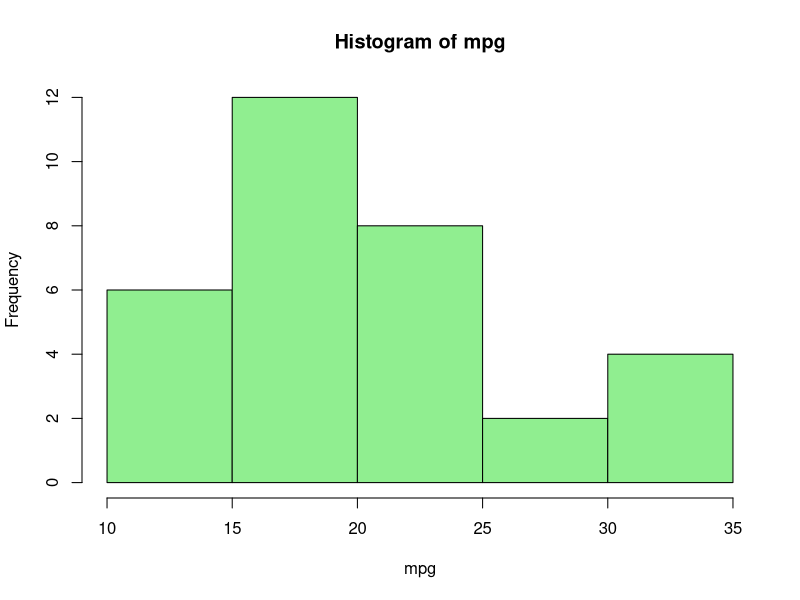
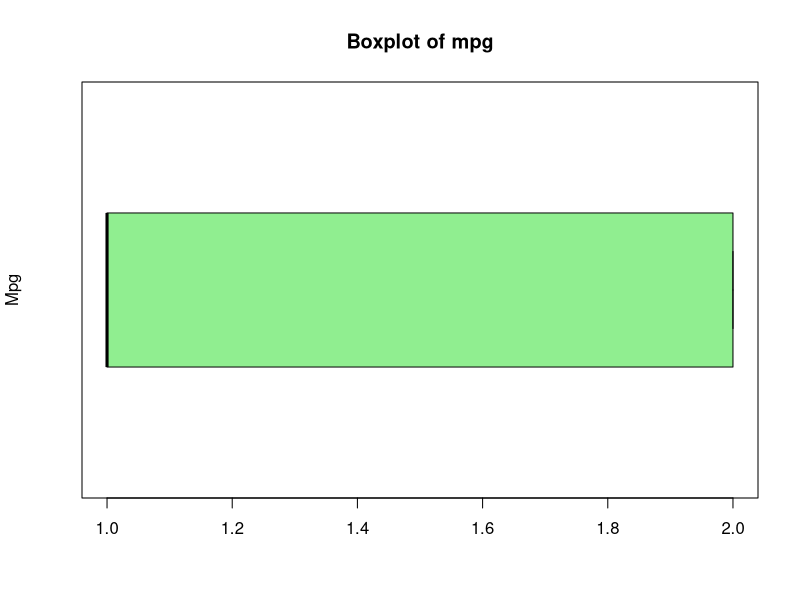
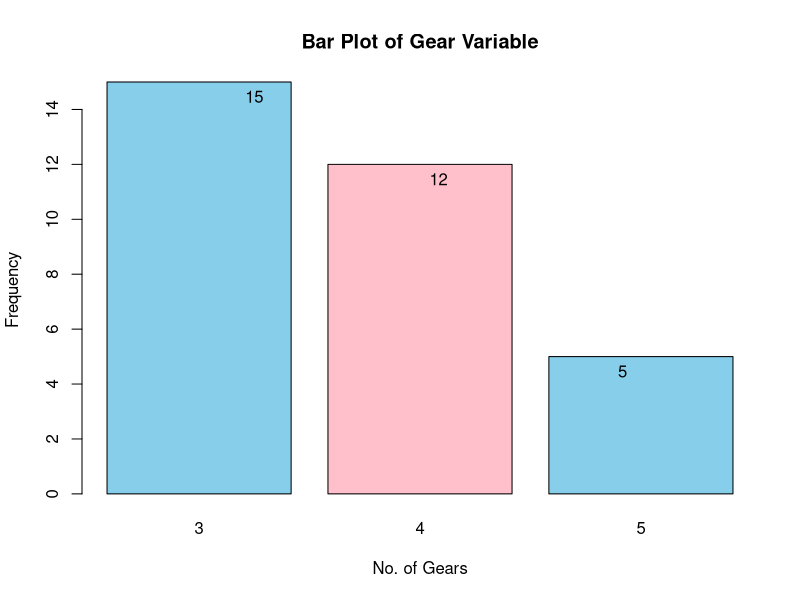
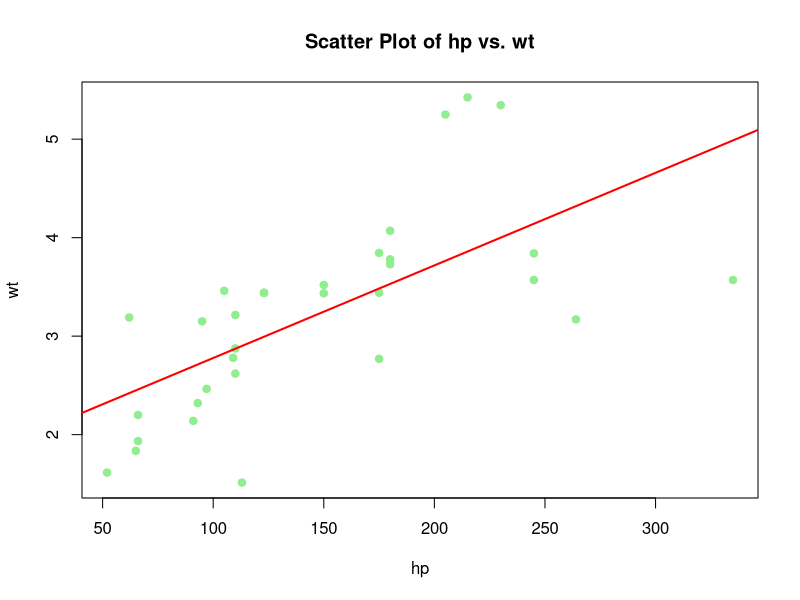
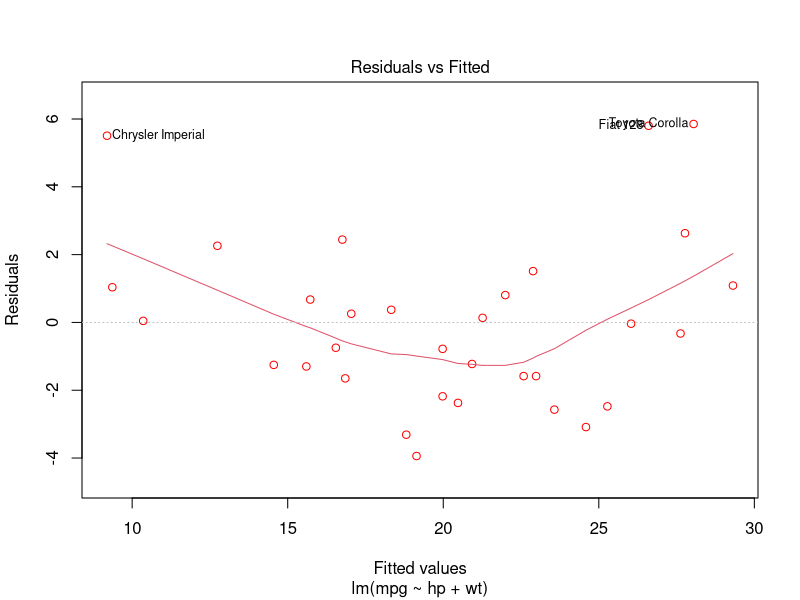
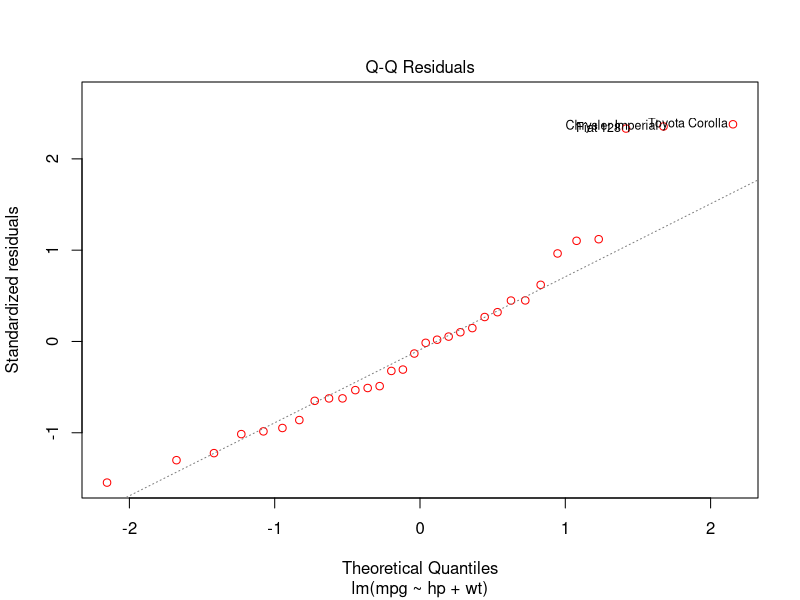
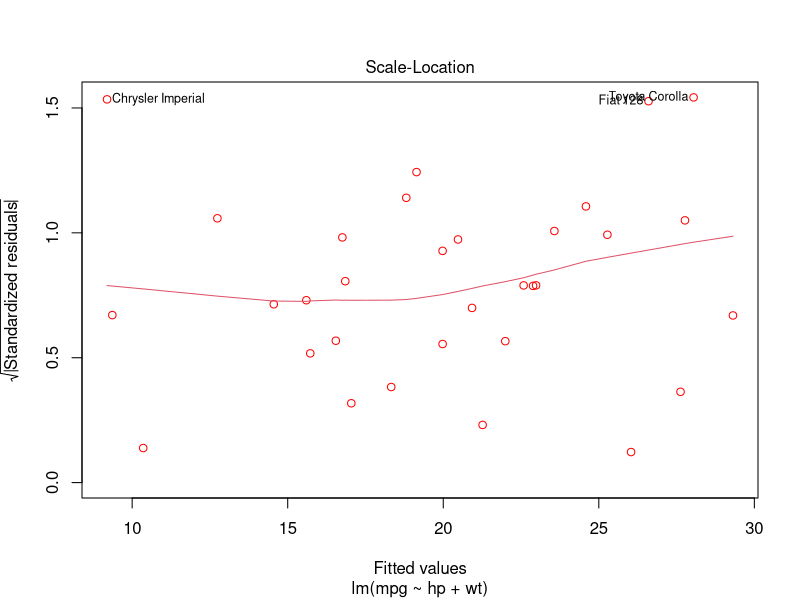
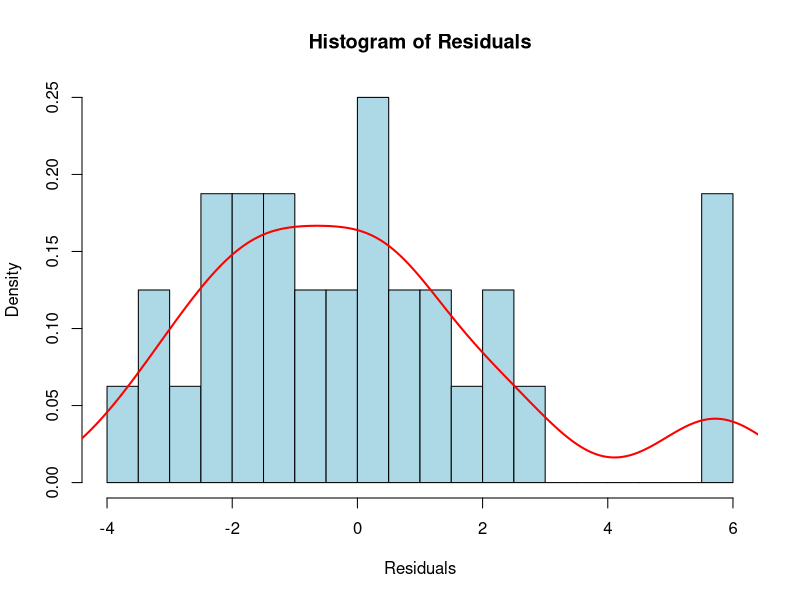

Write the R code that produced these figures, in order.

###################------------------------------Dataset-3-------mtcars-----------------##########################

# Loading the Library
library(ggplot2)

# Loading the Data set
dataset3<- datasets::mtcars

#Numerical Variable choosen for this dataset - mpg
X <- dataset3$mpg

#----------------------------------------Univariate Analysis-------------------------------------------------------

#-----------------------------------------Solving Question-1-------------------------------------------------------

# Inspecting the Data
head(dataset3)       # View the first few rows
str(dataset3)        # View the structure

# Calculating Number of Observations and Variables
cat("Number of observations:", nrow(dataset3), "\n") # Number of observations (rows)
cat("Number of variables:", ncol(dataset3), "\n")    # Number of variables (columns)


#----------------------------------------Solving Question-2--------------------------------------------

## Calculating the mean, median, standard deviation, minimum,and maximum of the Variable and Printing the result
mean_age <- mean(X, na.rm = TRUE)     # Calculating mean
cat("Mean:", mean_age, "\n")

median_age <- median(X, na.rm = TRUE) # Calculating median
cat("Median:", median_age, "\n")

sd_age <- sd(X, na.rm = TRUE)         # Calculating standard deviation
cat("Standard Deviation:", sd_age, "\n")

min_age <- min(X, na.rm = TRUE)       # Calculating minimum
cat("Minimum:", min_age, "\n")

max_age <- max(X, na.rm = TRUE)       # Calculating maximum
cat("Maximum:", max_age, "\n")


#----------------------------------------Solving Question-3--------------------------------------------


# Histogram for Mpg (X) 
# Using Sturges' method for bin width
cat("\nUsing Sturges' method for bin width calculation")
hist(X, breaks = "Sturges", main = "Histogram of mpg",
     xlab = "mpg", col = "lightgreen",border = "black")

cat("Frequency distribution for mpg (Discrete):\n")
table_age <- table(X)
print(table_age)

# For the discrete variable (mpg), displaying the box plot
boxplot(table_age, main = "Boxplot of mpg",
        ylab = "Mpg", col = "lightgreen",horizontal = TRUE)

#----------------------------------------Solving Question-4--------------------------------------------

Y <- dataset3$gear

# Calculate the frequency of each category in "Gear"
counts <- table(Y)

# Create a bar plot
barplot(counts, 
        main = "Bar Plot of Gear Variable", 
        xlab = "No. of Gears", 
        ylab = "Frequency", 
        col = c("skyblue", "pink"))

# Add labels to the bars
text(x = 1:length(counts), 
     y = counts, 
     labels = counts, 
     pos = 1, col = "black")


#----------------------------------------Multivariate Analysis-------------------------------------------------------

#----------------------------------------Solving Question-5---------------------------------------------------------

# Assuming your dataset has columns 'hp' and 'wt'
pearson_correlation <- cor(dataset3$hp, dataset3$wt, method = "pearson")

# Print the result
cat("Pearson correlation coefficient between hp and wt:", pearson_correlation, "\n")

#----------------------------------------Solving Question-6---------------------------------------------------------

# Creating the scatter plot
plot(dataset3$hp, dataset3$wt, 
     main = "Scatter Plot of hp vs. wt", 
     xlab = "hp", 
     ylab = "wt", 
     pch = 19,              # Solid circle for points
     col = "lightgreen")          # Color of points

# Add a linear regression trend line
abline(lm(dataset3$wt ~ dataset3$hp), col = "red", lwd = 2)  # Red trend line

#----------------------------------------Solving Question-7-AND-Question-8------------------------------------------------------

#Fitting a MLR model
mlr_model <- lm(mpg ~ hp + wt, data = dataset3)

# Summary of the model
summary(mlr_model)

# Calculating fitted values
fitted_values <- fitted(mlr_model)

# Calculating residuals
residuals <- residuals(mlr_model)

# Creating the plots

# Plot 1: Residuals vs Fitted
plot(mlr_model, which=1,col = "red")

# Plot 2: Normal Q-Q
plot(mlr_model, which=2,col = "red")

# Plot 3: Scale-Location (Spread-Location)
plot(mlr_model, which=3,col = "red")

# Plot 4: Histogram of Residuals
hist(residuals, breaks = 20, probability = TRUE,  # Enables density overlay
     main = "Histogram of Residuals", 
     xlab = "Residuals", 
     col = "lightblue")
lines(density(residuals), col = "red", lwd = 2)  # Adds a density line


#----------------------------------------Solving Question-9-AND-Question-10------------------------------------------------------


# Perform PCA with Standardizing the data
pca_result <- prcomp(dataset3, scale. = TRUE)

# View the summary of PCA results
summary(pca_result)

# Plot the proportion of variance explained by each component
explained_variance <- pca_result$sdev^2 / sum(pca_result$sdev^2)
plot(explained_variance, 
     main = "Explained Variance by Principal Components", 
     xlab = "Principal Component", 
     ylab = "Variance Explained", 
     type = "b", pch = 19, col = "blue")

# Create a biplot
biplot(pca_result, 
       main = "PCA Biplot", 
       col = c("blue", "red"), 
       xlabs = rep("", nrow(dataset3)))

#---------------------------------***************************************************-----------------------------
